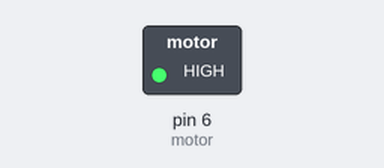
Recording of a sketch running on a simulated Arduino Uno, built with avr-gcc and run on an emulated ATmega328P. Shown: switched loads named in the sketch (green lamp = pin HIGH).

Above: at 0.1 s.
Timing chart, 0 to 1.6 s (numbered marks = the images above):
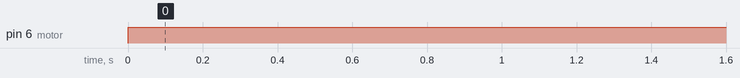

The sketch:

DC.ino
```cpp
// (licence header left out)
int motor=6;
void setup(){
   pinMode(motor,OUTPUT);
}
void loop()
{
  digitalWrite(motor,HIGH);
 }
```

Measured:
- by itself, pin 6 (motor): LOW → HIGH at 0.00 s
